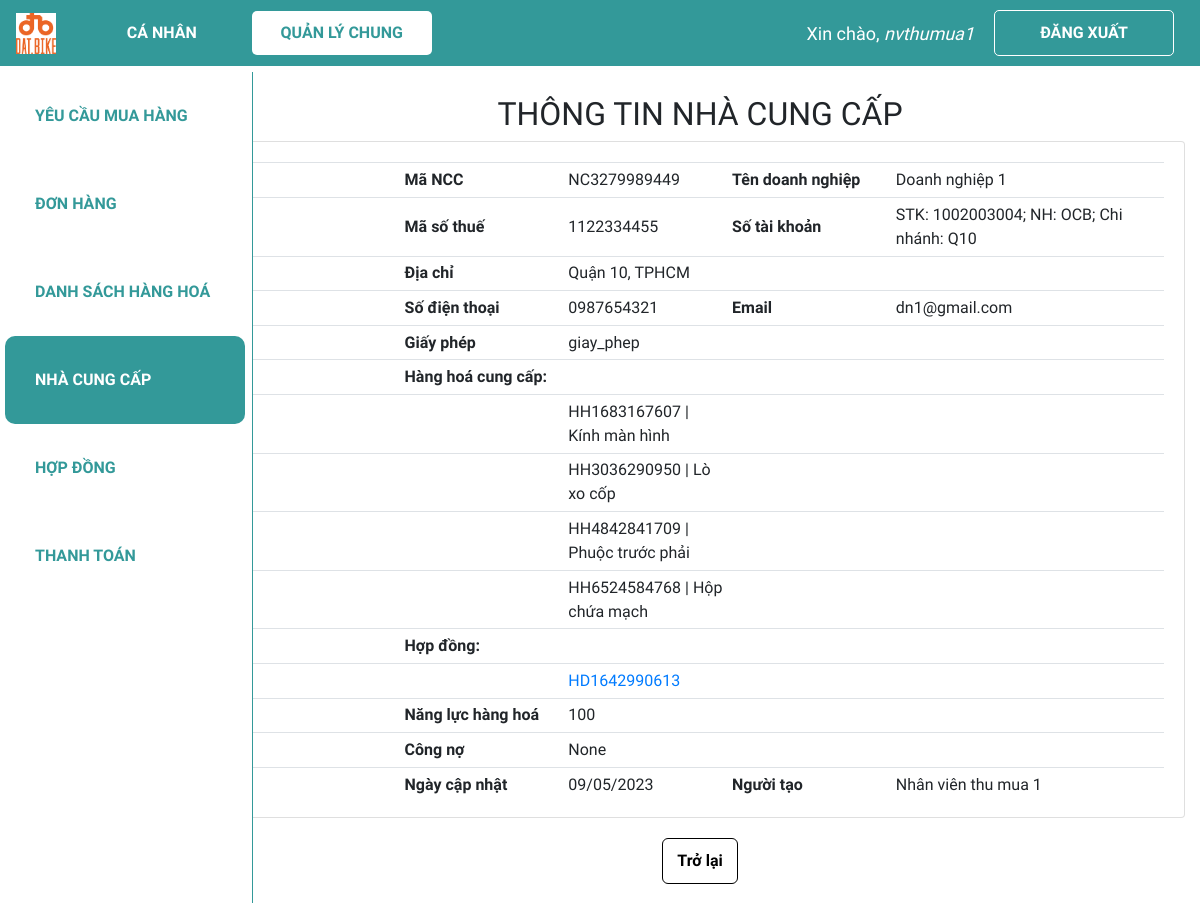
The app's page /xem_ncc/NC3279989449 (signed in) with its own data.
### web_core/models.py (models this page shows, shortened)
class NCC(models.Model):
    ma_NCC = ShortUUIDField(
        verbose_name='Mã nhà cung cấp',
        length=10,
        max_length=12,
        prefix="NC",
        alphabet="0123456789",
        primary_key=True
    )
    ma_nhan_vien_tao = models.ForeignKey(NHANVIEN, on_delete = models.SET_NULL, verbose_name = 'Mã nhân viên tạo', blank = True, null=True)
    ma_so_thue = models.CharField('Mã số thuế', max_length = 20,blank=True, null=True)
    ma_hang_hoa = models.ManyToManyField(HANGHOA, verbose_name = 'Mã hàng hoá', blank = True)
    ten_doanh_nghiep = models.CharField('Tên doanh nghiệp', max_length = 100,blank=True, null=True)
    dia_chi = models.CharField('Địa chỉ', max_length = 300,blank=True, null=True)
    nguoi_lien_he = models.CharField('Người liên hệ', max_length = 100, blank=True, null=True)
    sdt = models.CharField('Số điện thoại', max_length = 20,blank=True, null=True)
    email = models.EmailField('Email', max_length = 100, blank=True, null=True)
    stk = models.CharField('Thông tin chuyển khoản', max_length = 100, blank=True, null=True)
    giay_phep = models.CharField('Giấy phép', max_length = 100, blank=True, null=True)
    nang_luc_hang_hoa = models.CharField('Năng lực hàng hoá', max_length = 100, blank=True, null=True)
    ngay_cap_nhat = models.DateTimeField('Ngày cập nhật', default=datetime.now)
    cong_no = models.CharField('Công nợ', max_length = 500, blank=True, null=True)
    file_bao_gia =  models.CharField('File báo giá', max_length=500, blank=True, null=True)

class HANGHOA(models.Model):
    ma_HH = ShortUUIDField(
        verbose_name='Mã hàng hoá',
        length=10,
        max_length=12,
        prefix="HH",
        alphabet="0123456789",
        primary_key=True
    )
    ten_hang_hoa = models.CharField('Tên hàng hoá', max_length = 100,blank=True, null=True)
    so_luong_ton = models.IntegerField('Số lượng tồn', validators = [MinValueValidator(0)], default = 0)
    def __str__(self):
        line = str(self.ma_HH) + ' | ' + self.ten_hang_hoa
        return line

class HOPDONG(models.Model):
    danh_muc_trang_thai = (
        ('Chờ phê duyệt', 'Chờ phê duyệt'),
        ('Đã duyệt', 'Đã duyệt'),
        ('Đang có hiệu lực', 'Đang có hiệu lực'),
        ('Đã hết hạn', 'Đã hết hạn'),
    )
    ma_HD = ShortUUIDField(
        verbose_name='Mã hợp đồng',
        length=10,
        max_length=12,
        prefix="HD",
        alphabet="0123456789",
        primary_key=True
    )
    ma_hang_hoa = models.ManyToManyField(HANGHOA, verbose_name = 'Mã hàng hoá', blank = True)
    ma_nhan_vien_tao = models.ForeignKey(NHANVIEN, on_delete = models.SET_NULL, verbose_name = 'Mã nhân viên tạo', related_name = 'nv_tao_HD', blank = True, null=True)
    ma_quan_ly_duyet = models.ForeignKey(NHANVIEN, on_delete = models.SET_NULL, verbose_name = 'Mã quản lý duyệt', related_name = 'quan_ly_HD', blank = True, null=True)
    ma_ncc = models.ForeignKey(NCC, on_delete = models.SET_NULL, verbose_name = 'Nhà cung cấp',blank=True, null=True)
    ngay_tao = models.DateTimeField('Ngày tạo', default = datetime.now)
    ngay_cap_nhat = models.DateTimeField('Ngày cập nhật', default = datetime.now)
    ngay_hieu_luc = models.DateField('Ngày hiệu lực', editable=True, blank=True, null=True)
    ngay_het_han = models.DateField('Ngày hết hạn', editable=True, blank=True, null=True)
    file_hop_dong = models.CharField('File hợp đồng', max_length=500,blank=True, null=True)
    phu_luc_hop_dong = models.CharField('Phụ lục hợp đồng', max_length=20000, blank=True, null=True)
    trang_thai = models.CharField('Trạng thái hợp đồng', max_length=100, choices=danh_muc_trang_thai, default='Chờ phê duyệt',blank=True, null=True)

class NHANVIEN(models.Model):
    danh_muc_phong_ban = (
        ('Thu mua', 'Thu mua'),
        ('Kho', 'Kho'),
        ('Kế toán', 'Kế toán'),
        ('R&D', 'R&D'),
        ('Production', 'Production'),
        ('Khác', 'Khác')
    )
    danh_muc_chuc_vu = (
        ('Quản lí', 'Quản lí'),
        ('Nhân viên', 'Nhân viên'),
    )
    user = models.OneToOneField(User, null=True, blank=True, on_delete=models.CASCADE)
    ma_NV = ShortUUIDField(
        verbose_name='Mã nhân viên',
        length=10,
        max_length=12,
        prefix="NV",
        alphabet="0123456789",
        primary_key=True
    )
    ho_ten = models.CharField('Họ tên', max_length = 100,blank=True, null=True)
    phong_ban = models.CharField('Phòng ban', max_length = 50, choices=danh_muc_phong_ban,blank=True, null=True)
    chuc_vu = models.CharField('Chức vụ', max_length = 50, choices=danh_muc_chuc_vu,blank=True, null=True)

### web_core/decorators.py (the view)
        def wrapper_func(request, *args, **kwargs):
            group = None
            if request.user.groups.exists():
                group = request.user.groups.all()
            if len(group) > 2 and any(role.name in allowed_roles for role in group):
                return view_func(request, *args, **kwargs)
            elif group[0].name in allowed_roles:
                return view_func(request, *args, **kwargs)
            else:
                return HttpResponse('Not authorized')

### web_core/templatetags/index.py (called while the page is built)
@register.filter
def first_group_name(user):
    groups = user.groups.all()
    if groups:
        return groups[0].name
    return ''

### web_core/views.py (called while the page is built)
@allowed_users(['thumua', 'quanly'])
@login_required(login_url='login')
def view_ncc(request, ma_NCC):
    if ma_NCC is None:
        return redirect('/dsncc')
    ncc = NCC.objects.get(ma_NCC=ma_NCC)
    hopdong = HOPDONG.objects.filter(ma_ncc=ma_NCC)
    context = {'ncc':ncc, 'hopdong':hopdong}
    return render(request,'web_core/view_ncc.html', context)

### web_core/templates/web_core/view_ncc.html (shortened to what this page needs)
{% extends 'web_core/main.html' %}
{% block content %}
<h2 class="table-title" style>THÔNG TIN NHÀ CUNG CẤP</h2>
<div class="card card-body">
    <table class="table table-sm ncc">
        <tr>
            <th class="small-content"></th>
            <th class="small-content">Mã NCC</th>
            <td class="small-content">{{ncc.ma_NCC}}</td>
            <th class="small-content">Tên doanh nghiệp</th>
            <td class="small-content">{{ncc.ten_doanh_nghiep}}</td>
        </tr>
        <tr>
            <th class="small-content"></th>
            <th class="small-content">Mã số thuế</th>
            <td class="small-content">{{ncc.ma_so_thue}}</td>
            <th class="small-content">Số tài khoản</th>
            <td class="small-content">{{ncc.stk}}</td>
        </tr>
        <tr>
            <th class="small-content"></th>
            <th class="small-content">Địa chỉ</th>
            <td class="small-content">{{ncc.dia_chi}}</td>
            <th class="small-content"></th>
            <td class="small-content"></td>
        </tr>
        <tr>
            <th class="small-content"></th>
            <th class="small-content">Số điện thoại</th>
            <td class="small-content">{{ncc.sdt}}</td>
            <th class="small-content">Email</th>
            <td class="small-content">{{ncc.email}}</td>
        </tr>
        <tr>
            <th class="small-content"></th>
            <th class="small-content">Giấy phép</th>
            <td class="small-content">{{ncc.giay_phep}}</td>
            <th class="small-content"></th>
            <td class="mid-content"></td>
        </tr>
        <tr>
            <th class="small-content"></th>
            <th class="small-content">Hàng hoá cung cấp:</th>
            <td class="small-content"></td>
            <td class="small-content"></td>
            <td class="small-content"></td>
        </tr>
        {% for hh in ncc.ma_hang_hoa.all %}
            <tr>
                <th class="small-content"></th>
                <th class="small-content"></th>
                <td class="small-content">{{hh}}</td>
                <th class="small-content"></th>
                <td class="small-content"></td>
            </tr>
        {% endfor %}
        <tr>
            <th class="small-content"></th>
            <th class="small-content">Hợp đồng:</th>
            <th class="small-content"></th>
            <td class="small-content"></td>
            <td class="small-content"></td>
        </tr>
        {% for hd in hopdong %}
            <tr>
                <th class="small-content"></th>
                <th class="small-content"></th>
                <td class="small-content"><a href="{% url 'quanli_xem_hd' hd.ma_HD%}">{{hd.ma_HD}}</a></td>
                <th class="small-content"></th>
                <td class="small-content"></td>
            </tr>
        {% endfor %}
        <tr>
            <th class="small-content"></th>
            <th class="small-content">Năng lực hàng hoá</th>
            <td class="small-content">{{ncc.nang_luc_hang_hoa}}</td>
            <td class="small-content"></td>
            <td class="small-content"></td>
        </tr>
        <tr>
            <th class="small-content"></th>
            <th class="small-content">Công nợ</th>
            <td class="small-content">{{ncc.cong_no}}</td>
            <th class="small-content"></th>
            <td class="small-content"></td>
        </tr>
        <tr>
            <th class="small-content"></th>
            <th class="small-content">Ngày cập nhật</th>
            <td class="small-content">{{ncc.ngay_cap_nhat|date:"d/m/Y"}}</td>
            <th class="small-content">Người tạo</th>
            <td class="small-content">{{ncc.ma_nhan_vien_tao.ho_ten}}</td>
        </tr>
    </table>
</div>
<div class="form-btn">
    <a class='btn back-btn' href="{% url 'quanli_dsncc' %}">Trở lại</a>
</div>
{% endblock %}

### web_core/templates/web_core/navbar.html (shortened to what this page needs)
{% load static %}
<nav class="navbar navbar-expand-lg my-navbar fixed-top">
    <a href="{% url 'home' %}">
        <img class="navbar-brand" alt="logo-brand" src="{% static 'images/logo.png' %}" height="50"
            style="padding-bottom: 4px" />
    </a>
    <div class="collapse navbar-collapse" id="navbarNav">
        {% with request.resolver_match.url_name as url_name %}
        <div class="navbar-nav">
            {% load index %}
            {% if request.user|first_group_name != 'quanly' and request.user|first_group_name != 'ketoan' %}
                <a class="nav-item nav-link my-nav-item {% if 'canhan' in url_name %}my-nav-active{% endif %} nav-canhan"
                href="{% url 'canhan_dspr' %}">Cá nhân</a>
            {% endif %}
            <a class="nav-item nav-link my-nav-item {% if 'quanli' in url_name %}my-nav-active{% endif %} nav-quanly"
                href="{% url 'quanli_dspr' %}">Quản lý chung</a>
        </div>
        {% endwith %}
    </div>
    {% with request.resolver_match.url_name as url_name %}
    {% if request.user.is_authenticated %}
    <span class="hello-msg">Xin chào, <span> {{request.user}} </span></span>
    <a class="nav-item nav-link my-nav-item my-btn" href="{% url 'logout' %}">Đăng xuất</a>
    {% else %}
    <a class="nav-item nav-link my-nav-item my-btn {% if url_name == 'login' %}my-nav-active{% endif %}"
        href="{% url 'login' %}">Đăng nhập</a>
    {% endif %}
    {% endwith %}
</nav>

### web_core/static/css/main.css (style rules this page uses)
* { font-family: 'Baloo 2', cursive; }
html, body { margin: 0; padding: 0; height: 100%; overflow-x: hidden; }

### web_core/templates/web_core/navbar.html (style rules this page uses)
.my-navbar.fixed-top { position: fixed; color: #fff; background-color: #399; z-index: 10; }
.my-nav-item { color: #fff; font-weight: bold; padding: 9.6px 16px !important; text-transform: uppercase; border-radius: 5px; width: 180px; text-align: center; }
.my-nav-active, .my-nav-active:hover { color: #399; background-color: #fff; }
.my-btn { border: 1px solid #fff; margin-right: 10px; }
.hello-msg { font-size: 18px; color: #fff; margin-right: 20px; }
.hello-msg>span { font-style: italic; }

### web_core/templates/web_core/view_ncc.html (style rules this page uses)
.card-body { padding-bottom: 0px; }
.table-title { text-align: center; }
.table th, .table td { vertical-align: middle; text-align: left; }
.small-content { width: 150px; }
.mid-content { width: 250px; }
.btn.back-btn { font-weight: bold; background-color: white; border-color: black; border-radius: 6px; border-width: 1px; color: black; padding: 10px 14px; margin: auto; right: 0; }
.form-btn { padding-top: 2%; padding-bottom: 2%; display: flex; justify-content: center; }

### records on screen
NCC: ma_NCC "NC3279989449", ten_doanh_nghiep "Doanh nghiệp 1", ma_so_thue "1122334455", stk "STK: 1002003004; NH: OCB; Chi nhánh: Q10", dia_chi "Quận 10, TPHCM", sdt "0987654321", email "dn1@gmail.com", giay_phep "giay_phep", nang_luc_hang_hoa "100", cong_no "None", ngay_cap_nhat "09/05/2023", ma_nhan_vien_tao.ho_ten "Nhân viên thu mua 1"
HANGHOA: ma_HH+ten_hang_hoa "HH1683167607 | Kính màn hình"
HANGHOA: ma_HH+ten_hang_hoa "HH3036290950 | Lò xo cốp"
HANGHOA: ma_HH+ten_hang_hoa "HH4842841709 | Phuộc trước phải"
HANGHOA: ma_HH+ten_hang_hoa "HH6524584768 | Hộp chứa mạch"
HOPDONG: ma_HD "HD1642990613"

### other values on screen
{{ request.user }} "nvthumua1"
